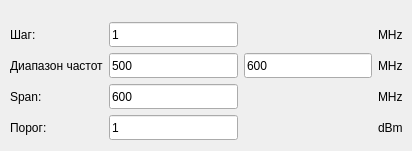
           <widget class="QWidget" name="tab_6">
            <attribute name="title">
             <string>Пораженные частоты</string>
            </attribute>
            <widget class="QWidget" name="layoutWidget">
             <property name="geometry">
              <rect>
               <x>10</x>
               <y>22</y>
               <width>393</width>
               <height>120</height>
              </rect>
             </property>
             <layout class="QGridLayout" name="gridLayout_20">
              <item row="0" column="0">
               <widget class="QLabel" name="TST_AFC_stepLabel_5">
                <property name="minimumSize">
                 <size>
                  <width>0</width>
                  <height>25</height>
                 </size>
                </property>
                <property name="maximumSize">
                 <size>
                  <width>999999</width>
                  <height>25</height>
                 </size>
                </property>
                <property name="text">
                 <string>Шаг:      </string>
                </property>
               </widget>
              </item>
              <item row="0" column="1">
               <widget class="QLineEdit" name="TST_BF_stepLineEdit">
                <property name="minimumSize">
                 <size>
                  <width>0</width>
                  <height>25</height>
                 </size>
                </property>
                <property name="maximumSize">
                 <size>
                  <width>16777215</width>
                  <height>25</height>
                 </size>
                </property>
                <property name="text">
                 <string>1</string>
                </property>
               </widget>
              </item>
              <item row="0" column="3">
               <widget class="QLabel" name="TST_AFC_stepUnit_5">
                <property name="minimumSize">
                 <size>
                  <width>0</width>
                  <height>25</height>
                 </size>
                </property>
                <property name="maximumSize">
                 <size>
                  <width>999999</width>
                  <height>25</height>
                 </size>
                </property>
                <property name="text">
                 <string>MHz</string>
                </property>
               </widget>
              </item>
              <item row="1" column="0">
               <widget class="QLabel" name="TST_AFC_freqLabel_5">
                <property name="minimumSize">
                 <size>
                  <width>0</width>
                  <height>25</height>
                 </size>
                </property>
                <property name="maximumSize">
                 <size>
                  <width>999999</width>
                  <height>25</height>
                 </size>
                </property>
                <property name="text">
                 <string>Диапазон частот</string>
                </property>
               </widget>
              </item>
              <item row="1" column="1">
               <widget class="QLineEdit" name="TST_BF_freqBeginLineEdit">
                <property name="minimumSize">
                 <size>
                  <width>0</width>
                  <height>25</height>
                 </size>
                </property>
                <property name="maximumSize">
                 <size>
                  <width>999999</width>
                  <height>25</height>
                 </size>
                </property>
                <property name="text">
                 <string>500</string>
                </property>
               </widget>
              </item>
              <item row="1" column="2">
               <widget class="QLineEdit" name="TST_BF_freqEndLineEdit">
                <property name="minimumSize">
                 <size>
                  <width>0</width>
                  <height>25</height>
                 </size>
                </property>
                <property name="maximumSize">
                 <size>
                  <width>999999</width>
                  <height>25</height>
                 </size>
                </property>
                <property name="text">
                 <string>600</string>
                </property>
               </widget>
              </item>
              <item row="1" column="3">
               <widget class="QLabel" name="TST_AFC_freqUnit_5">
                <property name="minimumSize">
                 <size>
                  <width>0</width>
                  <height>25</height>
                 </size>
                </property>
                <property name="maximumSize">
                 <size>
                  <width>999999</width>
                  <height>25</height>
                 </size>
                </property>
                <property name="text">
                 <string>MHz</string>
                </property>
               </widget>
              </item>
              <item row="2" column="0">
               <widget class="QLabel" name="TST_AFC_stepLabel_6">
                <property name="minimumSize">
                 <size>
                  <width>0</width>
                  <height>25</height>
                 </size>
                </property>
                <property name="maximumSize">
                 <size>
                  <width>999999</width>
                  <height>25</height>
                 </size>
                </property>
                <property name="text">
                 <string>Span:</string>
                </property>
               </widget>
              </item>
              <item row="2" column="1">
               <widget class="QLineEdit" name="TST_BF_spanLineEdit">
                <property name="minimumSize">
                 <size>
                  <width>0</width>
                  <height>25</height>
                 </size>
                </property>
                <property name="maximumSize">
                 <size>
                  <width>16777215</width>
                  <height>25</height>
                 </size>
                </property>
                <property name="text">
                 <string>600</string>
                </property>
               </widget>
              </item>
              <item row="2" column="3">
               <widget class="QLabel" name="TST_AFC_stepUnit_6">
                <property name="minimumSize">
                 <size>
                  <width>0</width>
                  <height>25</height>
                 </size>
                </property>
                <property name="maximumSize">
                 <size>
                  <width>999999</width>
                  <height>25</height>
                 </size>
                </property>
                <property name="text">
                 <string>MHz</string>
                </property>
               </widget>
              </item>
              <item row="3" column="0">
               <widget class="QLabel" name="TST_AFC_stepLabel_7">
                <property name="minimumSize">
                 <size>
                  <width>0</width>
                  <height>25</height>
                 </size>
                </property>
                <property name="maximumSize">
                 <size>
                  <width>999999</width>
                  <height>25</height>
                 </size>
                </property>
                <property name="text">
                 <string>Порог:</string>
                </property>
               </widget>
              </item>
              <item row="3" column="1">
               <widget class="QLineEdit" name="TST_BF_thresholdLineEdit">
                <property name="minimumSize">
                 <size>
                  <width>0</width>
                  <height>25</height>
                 </size>
                </property>
                <property name="maximumSize">
                 <size>
                  <width>16777215</width>
                  <height>25</height>
                 </size>
                </property>
                <property name="text">
                 <string>1</string>
                </property>
               </widget>
              </item>
              <item row="3" column="3">
               <widget class="QLabel" name="TST_AFC_stepUnit_7">
                <property name="minimumSize">
                 <size>
                  <width>0</width>
                  <height>25</height>
                 </size>
                </property>
                <property name="maximumSize">
                 <size>
                  <width>999999</width>
                  <height>25</height>
                 </size>
                </property>
                <property name="text">
                 <string>dBm</string>
                </property>
               </widget>
              </item>
             </layout>
            </widget>
           </widget>
